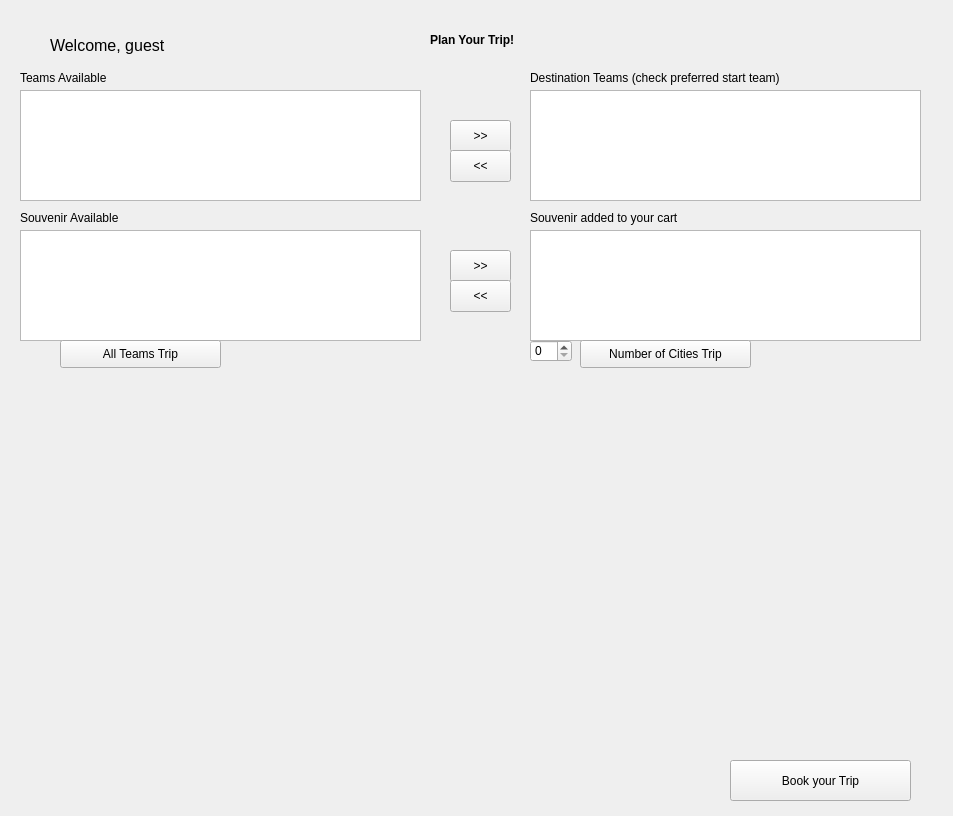
<?xml version="1.0" encoding="UTF-8"?>
<ui version="4.0">
 <class>CustomVacation</class>
 <widget class="QWidget" name="CustomVacation">
  <property name="geometry">
   <rect>
    <x>0</x>
    <y>0</y>
    <width>953</width>
    <height>816</height>
   </rect>
  </property>
  <property name="windowTitle">
   <string>Plan Your Trip</string>
  </property>
  <widget class="QLabel" name="label_2">
   <property name="geometry">
    <rect>
     <x>430</x>
     <y>30</y>
     <width>101</width>
     <height>20</height>
    </rect>
   </property>
   <property name="font">
    <font>
     <weight>75</weight>
     <bold>true</bold>
    </font>
   </property>
   <property name="text">
    <string>Plan Your Trip!</string>
   </property>
  </widget>
  <widget class="QLabel" name="label">
   <property name="geometry">
    <rect>
     <x>50</x>
     <y>30</y>
     <width>151</width>
     <height>31</height>
    </rect>
   </property>
   <property name="font">
    <font>
     <pointsize>12</pointsize>
    </font>
   </property>
   <property name="text">
    <string>Welcome, guest</string>
   </property>
  </widget>
  <widget class="QPushButton" name="pushButtonFirst">
   <property name="geometry">
    <rect>
     <x>450</x>
     <y>120</y>
     <width>61</width>
     <height>32</height>
    </rect>
   </property>
   <property name="text">
    <string>&gt;&gt;</string>
   </property>
  </widget>
  <widget class="QPushButton" name="pushButtonSecond">
   <property name="geometry">
    <rect>
     <x>450</x>
     <y>150</y>
     <width>61</width>
     <height>32</height>
    </rect>
   </property>
   <property name="text">
    <string>&lt;&lt;</string>
   </property>
  </widget>
  <widget class="QListWidget" name="listWidgetFirst">
   <property name="geometry">
    <rect>
     <x>20</x>
     <y>90</y>
     <width>401</width>
     <height>111</height>
    </rect>
   </property>
   <property name="styleSheet">
    <string notr="true"/>
   </property>
  </widget>
  <widget class="QListWidget" name="listWidgetSecond">
   <property name="geometry">
    <rect>
     <x>530</x>
     <y>90</y>
     <width>391</width>
     <height>111</height>
    </rect>
   </property>
  </widget>
  <widget class="QLabel" name="label_4">
   <property name="geometry">
    <rect>
     <x>20</x>
     <y>70</y>
     <width>141</width>
     <height>16</height>
    </rect>
   </property>
   <property name="text">
    <string>Teams Available</string>
   </property>
  </widget>
  <widget class="QLabel" name="label_5">
   <property name="geometry">
    <rect>
     <x>530</x>
     <y>70</y>
     <width>281</width>
     <height>16</height>
    </rect>
   </property>
   <property name="text">
    <string>Destination Teams (check preferred start team)</string>
   </property>
  </widget>
  <widget class="QListWidget" name="souvAvailable">
   <property name="geometry">
    <rect>
     <x>20</x>
     <y>230</y>
     <width>401</width>
     <height>111</height>
    </rect>
   </property>
  </widget>
  <widget class="QLabel" name="label_6">
   <property name="geometry">
    <rect>
     <x>20</x>
     <y>210</y>
     <width>141</width>
     <height>16</height>
    </rect>
   </property>
   <property name="text">
    <string>Souvenir Available</string>
   </property>
  </widget>
  <widget class="QListWidget" name="souvSelected">
   <property name="geometry">
    <rect>
     <x>530</x>
     <y>230</y>
     <width>391</width>
     <height>111</height>
    </rect>
   </property>
  </widget>
  <widget class="QPushButton" name="pushButtonSouv1">
   <property name="geometry">
    <rect>
     <x>450</x>
     <y>250</y>
     <width>61</width>
     <height>32</height>
    </rect>
   </property>
   <property name="text">
    <string>&gt;&gt;</string>
   </property>
  </widget>
  <widget class="QPushButton" name="pushButtonSouv2">
   <property name="geometry">
    <rect>
     <x>450</x>
     <y>280</y>
     <width>61</width>
     <height>32</height>
    </rect>
   </property>
   <property name="text">
    <string>&lt;&lt;</string>
   </property>
  </widget>
  <widget class="QLabel" name="label_7">
   <property name="geometry">
    <rect>
     <x>530</x>
     <y>210</y>
     <width>161</width>
     <height>16</height>
    </rect>
   </property>
   <property name="text">
    <string>Souvenir added to your cart</string>
   </property>
  </widget>
  <widget class="QScrollArea" name="scrollArea_2">
   <property name="geometry">
    <rect>
     <x>530</x>
     <y>380</y>
     <width>391</width>
     <height>351</height>
    </rect>
   </property>
   <property name="frameShape">
    <enum>QFrame::NoFrame</enum>
   </property>
   <property name="widgetResizable">
    <bool>true</bool>
   </property>
   <widget class="QWidget" name="scrollAreaWidgetContents_3">
    <property name="geometry">
     <rect>
      <x>0</x>
      <y>0</y>
      <width>391</width>
      <height>351</height>
     </rect>
    </property>
    <widget class="QWidget" name="verticalLayoutWidget_2">
     <property name="geometry">
      <rect>
       <x>10</x>
       <y>10</y>
       <width>371</width>
       <height>341</height>
      </rect>
     </property>
     <layout class="QVBoxLayout" name="verticalLayout_2"/>
    </widget>
   </widget>
  </widget>
  <widget class="QScrollArea" name="scrollArea">
   <property name="geometry">
    <rect>
     <x>30</x>
     <y>380</y>
     <width>381</width>
     <height>361</height>
    </rect>
   </property>
   <property name="frameShape">
    <enum>QFrame::NoFrame</enum>
   </property>
   <property name="widgetResizable">
    <bool>true</bool>
   </property>
   <widget class="QWidget" name="scrollAreaWidgetContents">
    <property name="geometry">
     <rect>
      <x>0</x>
      <y>0</y>
      <width>381</width>
      <height>361</height>
     </rect>
    </property>
   </widget>
  </widget>
  <widget class="QPushButton" name="thirteenTeamPlan">
   <property name="geometry">
    <rect>
     <x>60</x>
     <y>340</y>
     <width>161</width>
     <height>28</height>
    </rect>
   </property>
   <property name="text">
    <string>All Teams Trip</string>
   </property>
  </widget>
  <widget class="QPushButton" name="bookYourTrip">
   <property name="geometry">
    <rect>
     <x>730</x>
     <y>760</y>
     <width>181</width>
     <height>41</height>
    </rect>
   </property>
   <property name="text">
    <string>Book your Trip</string>
   </property>
  </widget>
  <widget class="QLabel" name="hiddenLabel">
   <property name="enabled">
    <bool>true</bool>
   </property>
   <property name="geometry">
    <rect>
     <x>650</x>
     <y>570</y>
     <width>21</width>
     <height>16</height>
    </rect>
   </property>
   <property name="text">
    <string/>
   </property>
  </widget>
  <widget class="QLabel" name="result_lbl">
   <property name="geometry">
    <rect>
     <x>40</x>
     <y>720</y>
     <width>311</width>
     <height>31</height>
    </rect>
   </property>
   <property name="text">
    <string/>
   </property>
  </widget>
  <widget class="QSpinBox" name="numberOfCitiesSpinBox">
   <property name="geometry">
    <rect>
     <x>530</x>
     <y>340</y>
     <width>42</width>
     <height>22</height>
    </rect>
   </property>
  </widget>
  <widget class="QPushButton" name="NumberTripPushButton">
   <property name="geometry">
    <rect>
     <x>580</x>
     <y>340</y>
     <width>171</width>
     <height>28</height>
    </rect>
   </property>
   <property name="text">
    <string>Number of Cities Trip</string>
   </property>
  </widget>
 </widget>
 <resources/>
 <connections/>
</ui>
